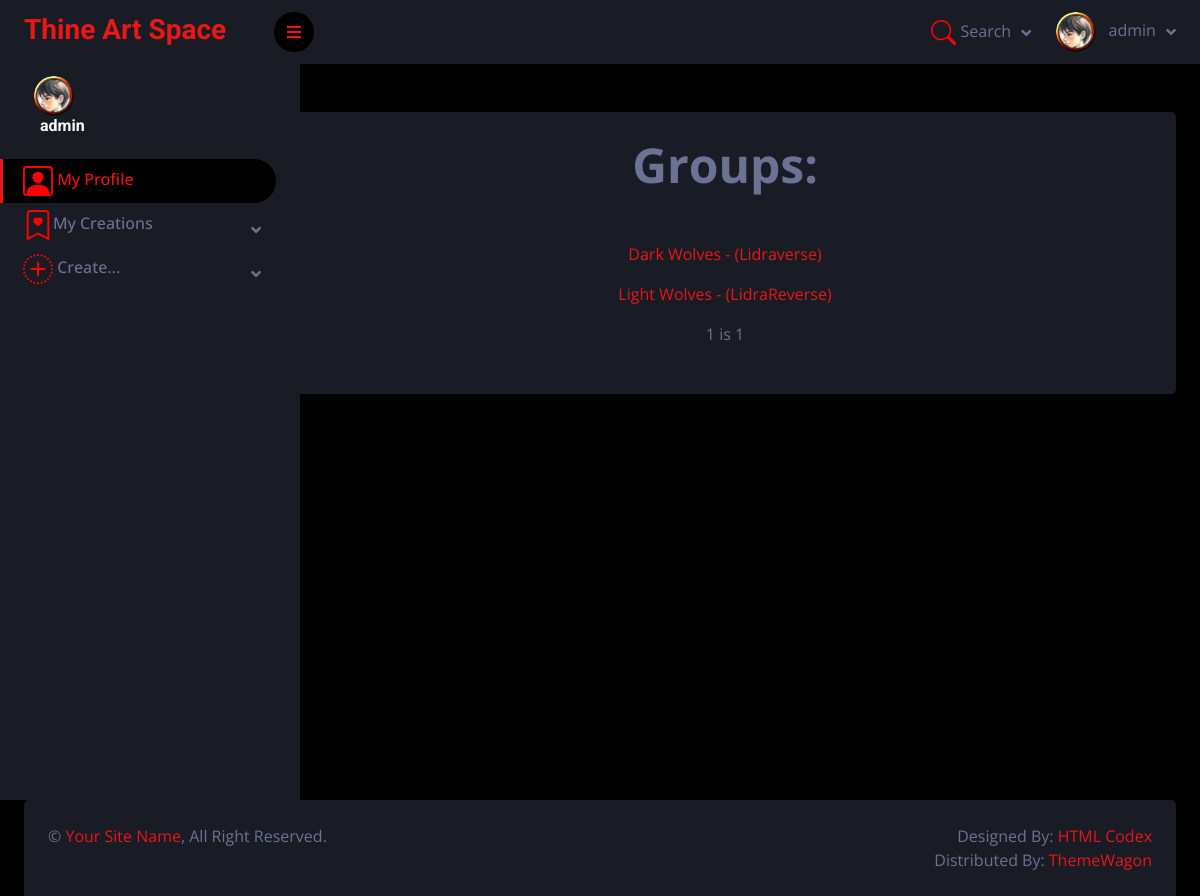
The app's page /ThineArtSpace/groups/ (signed in) with its own data.
### ThineArtSpace/models.py (models this page shows, shortened)
class Profile(models.Model):
    user = models.OneToOneField(User, on_delete=models.CASCADE)
    photo = models.ImageField(default="profile-pics/default.png", upload_to="profile-pics/")
    class Meta:
        verbose_name="Profile"
        verbose_name_plural="Profiles"

class Group(models.Model):
    name=models.CharField(verbose_name="Name", max_length=100)
    created_by=models.ForeignKey(to=User, on_delete=models.SET_NULL, null=True, blank=True, related_name="creator_groups")
    setting=models.ForeignKey(to=Setting, on_delete=models.SET_NULL, null=True, blank=True, related_name="setting_groups")
    description=models.TextField(verbose_name="Description")
    TAG_CHOICES = [
        ('canon', 'Canon'),
        ('fanon', 'Fanon'),
    ]
    setting_relation_tag=models.CharField(max_length=5, choices=TAG_CHOICES, default='fanon')
    parent_group=models.ForeignKey(to='self', on_delete=models.SET_NULL, null=True, blank=True, related_name="sub_groups")
    variant_of_group=models.ForeignKey(to='self', on_delete=models.SET_NULL, null=True, blank=True, related_name="variants")
    group_credit = models.TextField(verbose_name="Credit", null=True, blank=True)
    image = models.ImageField(verbose_name="Image", upload_to='groups', null=True, blank=True)
    class Meta:
        constraints=[
            models.UniqueConstraint(fields=['name', 'setting'], name='unique_group_name_setting')
        ]
        verbose_name="Group"
        verbose_name_plural="Groups"
    def __str__(self):
        if self.setting != 'null' and self.setting != 'None' and self.setting != 'blank':
            return f"{self.name} - ({self.setting.name})"
        else:
            return f'{self.name}'

class Setting(models.Model):
    name=models.CharField(verbose_name="Name", max_length=200)
    created_by = models.ForeignKey(to=User, on_delete=models.SET_NULL, null=True, blank=True, related_name="creator_settings")
    description=models.TextField(verbose_name="Description")
    parent_setting=models.ForeignKey(to='self', on_delete=models.SET_NULL, null=True, blank=True, related_name="sub_settings")
    variant_of_setting = models.ForeignKey(to='self', on_delete=models.SET_NULL, null=True, blank=True, related_name="variants")
    sett_credit = models.TextField(verbose_name="Credit", null=True, blank=True)
    class Meta:
        constraints=[
            models.UniqueConstraint(fields=['name'], name='unique_setting_name')
        ]
        verbose_name="Setting"
        verbose_name_plural="Settings"

### ThineArtSpace/views.py (the view)
# urls.py: path('groups/', UserGroupListView.as_view(), name='groups'),
class UserGroupListView(LoginRequiredMixin ,generic.ListView):
    model = Group
    template_name = "my_groups.html"
    context_object_name = "groups"
    paginate_by = 10
    def get_queryset(self):
        return Group.objects.filter(created_by=self.request.user)

### ThineArtSpace/templates/my_groups.html (shortened to what this page needs)
{% extends "base.html" %}
{% block "content" %}
<div class="display-5 pb-5">Groups:</div>
{% for group in groups %}
<a href="{{ group.pk }}"><p>{{ group }}</p></a>
{% endfor %}
    <div class="pagination">
        <span class="step-links">
            <span class="current">
                {{ page_obj.number }} is {{ page_obj.paginator.num_pages }}
            </span>
        </span>
    </div>
{% endblock %}

### ThineArtSpace/templates/base.html (shortened to what this page needs)
<!DOCTYPE html>
<html lang="en">
{% load static %}
<head>
    <link href="https://cdnjs.cloudflare.com/ajax/libs/font-awesome/5.10.0/css/all.min.css" rel="stylesheet">
    <link href="https://cdn.jsdelivr.net/npm/bootstrap-icons@1.4.1/font/bootstrap-icons.css" rel="stylesheet">
    <link href="{% static '/css/owl.carousel.min.css' %}" rel="stylesheet">
    <link href="{% static '/css/tempusdominus-bootstrap-4.min.css' %}" rel="stylesheet" />
    <link href="{% static '/css/bootstrap.min.css' %}" rel="stylesheet">
    <link href="{% static '/css/style.css' %}" rel="stylesheet">
</head>
<body class="body-for-sticky">
{% if user.is_authenticated %}
        <div class="sidebar pe-4 pb-3">
            <nav class="navbar bg-secondary navbar-dark">
                <a href="{% url 'index' %}" class="navbar-brand mx-4 mb-3">
                    <h3 class="text-primary">Thine Art Space</h3>
                </a>
                <div class="d-flex align-items-center ms-4 mb-4">
                    <div class="position-relative">
                        <img class="rounded-circle" src="{{ user.profile.photo.url }}" alt="" style="width: 40px; height: 40px;">
                    </div>
                    <div class="ms-3">
                        <h6 class="mb-0">{{ user.get_username }}</h6>
                    </div>
                </div>
                <div class="navbar-nav w-100">
                    <a href="{% url 'profile' %}" class="nav-item nav-link active">
                        My Profile</a>
                    <div class="nav-item dropdown">
                        <a href="" class="nav-link dropdown-toggle" data-bs-toggle="dropdown">
                            My Creations</a>
                    </div>
                    <div class="nav-item dropdown">
                        <a href="#" class="nav-link dropdown-toggle" data-bs-toggle="dropdown">
                            Create...</a>
                    </div>
                </div>
            </nav>
        </div>
        {% endif %}
        <div class="content">
            <nav class="navbar navbar-expand bg-secondary navbar-dark sticky-top px-4 py-0">
                <a href="#" class="sidebar-toggler flex-shrink-0">
                    <i class="fa fa-bars"></i>
                </a>
                <div class="navbar-nav align-items-center ms-auto">
                    <div class="nav-item dropdown">
                        <a href="#" class="nav-link dropdown-toggle" data-bs-toggle="dropdown">
                            <svg xmlns="http://www.w3.org/2000/svg" width="25" height="25" fill="red"
                                 class="bi bi-search" viewBox="0 0 16 16">
                                <path d="M11.742 10.344a6.5 6.5 0 1 0-1.397 1.398h-.001q.044.06.098.115l3.85 3.85a1 1 0 0 0 1.415-1.414l-3.85-3.85a1 1 0 0 0-.115-.1zM12 6.5a5.5 5.5 0 1 1-11 0 5.5 5.5 0 0 1 11 0"/>
                            </svg>
                            <span class="d-none d-lg-inline-flex">Search</span>
                        </a>
                    </div>
                    {% if user.is_authenticated %}
                    <div class="nav-item dropdown">
                        <a href="" class="nav-link dropdown-toggle" data-bs-toggle="dropdown">
                            <img class="rounded-circle me-lg-2" src="{{ user.profile.photo.url }}" alt="" style="width: 40px; height: 40px;">
                            <span class="d-lg-inline-flex">{{ user.get_username }}</span>
                        </a>
                    </div>
                    {% endif %}
                </div>
            </nav>
            <div class="container-fluid pt-4 px-4">
                <div class="row g-4">
                    <div class="col-sm-12">
                        <div class="bg-secondary rounded p-4">
                            <div class="d-flex flex-column align-items-center justify-content-between mb-4">
                                {% block "content" %}{% endblock %}
                            </div>
                        </div>
                    </div>
            </div>
    </div>
<div class="footer sticky-footer container-fluid pt-4 px-4">
                <div class="bg-secondary rounded-top p-4">
                    <div class="row">
                        <div class="col-12 col-sm-6 text-center text-sm-start">
                            &copy; <a href="#">Your Site Name</a>, All Right Reserved.
                        </div>
                        <div class="col-12 col-sm-6 text-center text-sm-end">
                            Designed By: <a href="https://htmlcodex.com">HTML Codex</a>
                            <br>Distributed By: <a href="https://themewagon.com" target="_blank">ThemeWagon</a>
                        </div>
                    </div>
                </div>
            </div>
        </div>
</body>
</html>

### ThineArtSpace/static/css/style.css (style rules this page uses)
:root { --primary: #EB1616; --secondary: #191C24; --light: #6C7293; --dark: #000000; }
.sidebar { position: fixed; top: 0; left: 0; bottom: 0; width: 300px; height: 100vh; overflow-y: auto; background: var(--secondary); transition: 0.5s; z-index: 999; }
.content { margin-left: 250px; min-height: 100vh; background: var(--dark); transition: 0.5s; }
@media (min-width: 992px) { .sidebar { margin-left: 0; } }
@media (min-width: 992px) { .content { width: calc(100% - 250px); } }
.flex-column { display: flex; flex-direction: column; }
.sidebar .navbar .navbar-nav .nav-link { padding: 7px 20px; color: var(--light); font-weight: 500; border-left: 3px solid var(--secondary); border-radius: 0 30px 30px 0; outline: none; }
.sidebar .navbar .navbar-nav .nav-link:hover, .sidebar .navbar .navbar-nav .nav-link.active { color: var(--primary); background: var(--dark); border-color: var(--primary); }
.sidebar .navbar .dropdown-toggle::after { position: absolute; top: 15px; right: 15px; border: none; content: "\f107"; font-family: "Font Awesome 5 Free"; font-weight: 900; transition: .5s; }
.content .navbar .navbar-nav .nav-link { margin-left: 25px; padding: 12px 0; color: var(--light); outline: none; }
.content .navbar .sidebar-toggler, .content .navbar .navbar-nav .nav-link i { width: 40px; height: 40px; display: inline-flex; align-items: center; justify-content: center; background: var(--dark); border-radius: 40px; }
.content .navbar .dropdown-toggle::after { margin-left: 6px; vertical-align: middle; border: none; content: "\f107"; font-family: "Font Awesome 5 Free"; font-weight: 900; transition: .5s; }
html { height: 100%; box-sizing: border-box; }
*, *:before, *:after { box-sizing: inherit; }
.body-for-sticky { position: relative; min-height: 100%; padding-bottom: 6rem; }
.sticky-footer { position: absolute; bottom: 0; }

### ThineArtSpace/templates/base.html (style rules this page uses)
.footer { left: 0; bottom: 0; width: 100%; }

### records on screen
Group: setting+name "Dark Wolves - (Lidraverse)"
Group: setting+name "Light Wolves - (LidraReverse)"

### other values on screen
{{ user.get_username }} "admin"
{{ page_obj.number }} "1"
{{ page_obj.paginator.num_pages }} "1"
